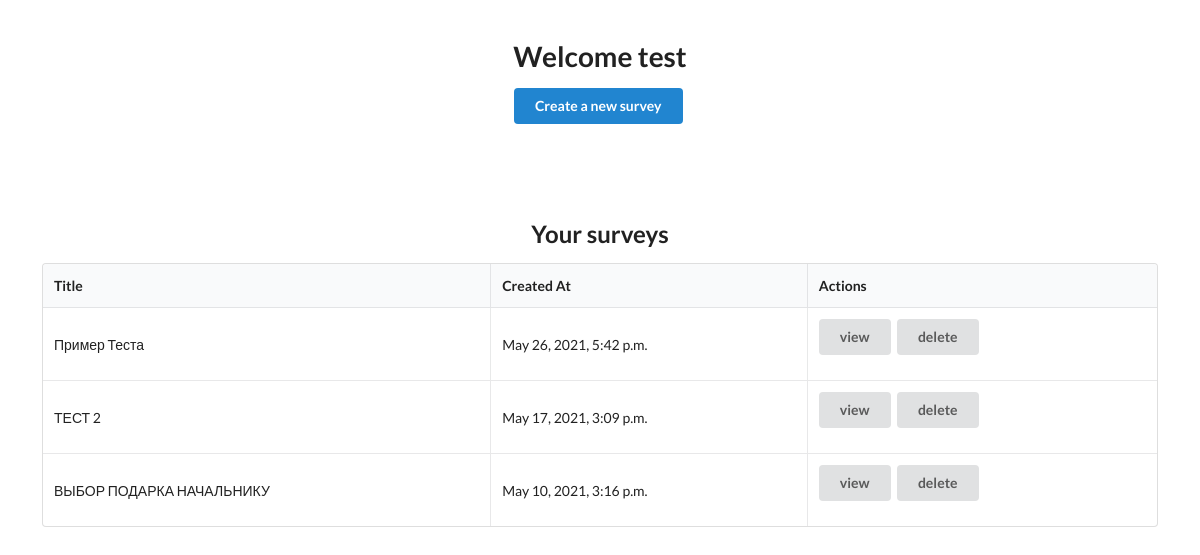
Screenshot of /surveys/ (signed in) with the database file from the repository.
### survey/models.py (models this page shows)
class Survey(models.Model):
    title = models.CharField(max_length=64)
    is_active = models.BooleanField(default=False)
    creator = models.ForeignKey(User, on_delete=models.CASCADE)
    created_at = models.DateTimeField(default=timezone.now)

### survey/views/survey.py (the view)
# urls.py: path("surveys/", views.survey.survey_list, name="survey-list"),
@login_required
def survey_list(request):
    surveys = Survey.objects.filter(creator=request.user).order_by("-created_at").all()
    return render(request, "survey/list.html", {"surveys": surveys})

### survey/templates/survey/list.html (shortened to what this page needs)
{% extends "_base.html" %}
{% block content %}
<div class="ui center aligned basic very padded segment">
    <h1 class="ui header">Welcome {{ request.user.username }}</h1>
    <a href="{% url 'survey-create' %}">
        <div class="ui primary button">Create a new survey</div>
    </a>
</div>
<div class="ui center aligned basic very padded segment">
    {% if surveys %}
    <h2 class="ui header">Your surveys</h2>
    <table class="ui celled table">
        <thead>
            <tr>
                <th>Title</th>
                <th>Created At</th>
                <th>Actions</th>
            </tr>
        </thead>
        <tbody>
            {% for survey in surveys %}
            <tr>
                <td>{{ survey.title }}</td>
                <td>{{ survey.created_at }}</td>
                <td>
                    {% if survey.is_active %}
                    <a href="{% url 'survey-detail' survey.pk %}">
                        <div class="ui button">view</div>
                    </a>
                    {% else %}
                    <a href="{% url 'survey-edit' survey.pk %}">
                        <div class="ui button">edit</div>
                    </a>
                    {% endif %}
                    <form method="post" action="{% url 'survey-delete' survey.pk %}" style="display: inline-block;">
                        <button class=" ui button">delete</button>
                    </form>
                </td>
            </tr>
            {% endfor %}
        </tbody>
    </table>
    {% else %}
    <h2 class="ui header">Your surveys
        <div class="sub header">You don't have any surveys yet, try creating one first.</div>
    </h2>
    {% endif %}
</div>
{% endblock %}

### rows the page displays
Survey: title "Пример Теста", created_at "May 26, 2021, 5:42 p.m.", is_active "view"
Survey: title "ТЕСТ 2", created_at "May 17, 2021, 3:09 p.m.", is_active "view"
Survey: title "ВЫБОР ПОДАРКА НАЧАЛЬНИКУ", created_at "May 10, 2021, 3:16 p.m.", is_active "view"

### other values shown
{{ request.user.username }} "test"
